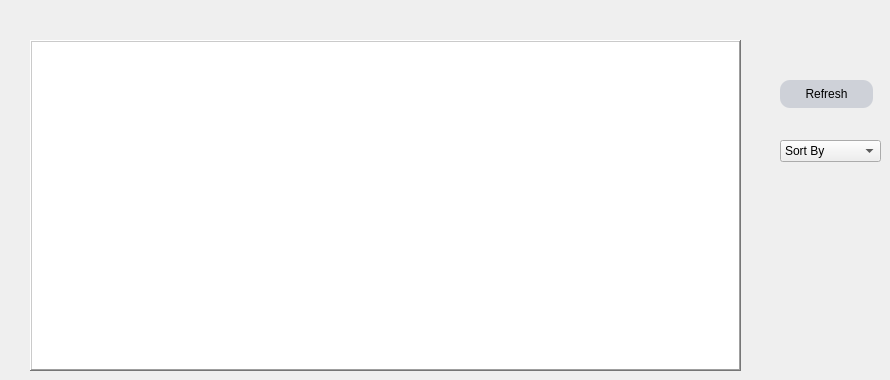
      <widget class="QWidget" name="tab_14">
       <attribute name="title">
        <string>Display Client</string>
       </attribute>
       <widget class="QTableView" name="tableView_AngCl">
        <property name="geometry">
         <rect>
          <x>30</x>
          <y>40</y>
          <width>711</width>
          <height>331</height>
         </rect>
        </property>
        <property name="frameShape">
         <enum>QFrame::WinPanel</enum>
        </property>
        <property name="frameShadow">
         <enum>QFrame::Raised</enum>
        </property>
        <property name="gridStyle">
         <enum>Qt::CustomDashLine</enum>
        </property>
       </widget>
       <widget class="QComboBox" name="Sort_by">
        <property name="geometry">
         <rect>
          <x>780</x>
          <y>140</y>
          <width>101</width>
          <height>22</height>
         </rect>
        </property>
        <item>
         <property name="text">
          <string>Sort By</string>
         </property>
        </item>
        <item>
         <property name="text">
          <string>ID_Client</string>
         </property>
        </item>
        <item>
         <property name="text">
          <string>Weight</string>
         </property>
        </item>
        <item>
         <property name="text">
          <string>Height</string>
         </property>
        </item>
        <item>
         <property name="text">
          <string>Age</string>
         </property>
        </item>
       </widget>
       <widget class="QPushButton" name="Refresh_Client_2">
        <property name="geometry">
         <rect>
          <x>780</x>
          <y>80</y>
          <width>93</width>
          <height>28</height>
         </rect>
        </property>
        <property name="styleSheet">
         <string notr="true">
QPushButton{
background:#ced1d8;
border-style:outset;
border-radius:10px;
}
QPushButton:pressed{
background-color:rgb(224,0,0);
border-style:inset;}
QPushButton:hover {
    background-color:rgb(5, 255, 0);
    }
</string>
        </property>
        <property name="text">
         <string>Refresh</string>
        </property>
       </widget>
      </widget>
